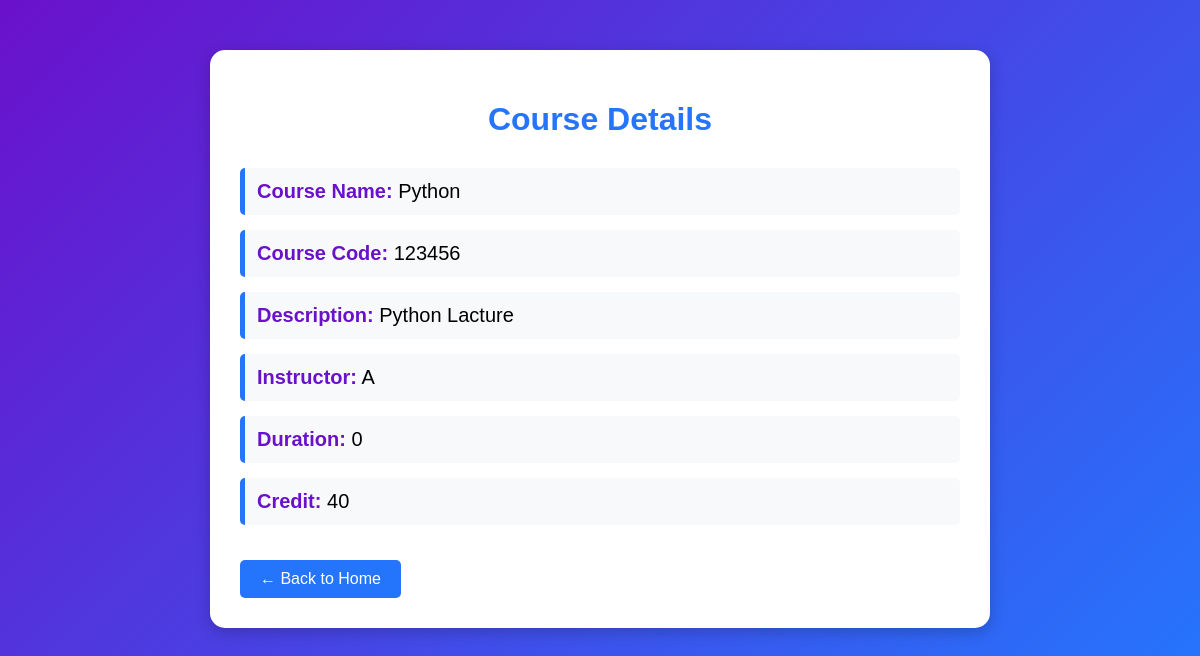
The page /course_details/1 on the database its author committed.
### course/models.py (models this page shows)
class Course(models.Model):
    course_code = models.CharField(max_length=20,unique=True)
    course_name = models.CharField(max_length=50)
    description = models.TextField(max_length=150)
    instructor = models.CharField(max_length=50)
    duration = models.IntegerField(help_text='duration in week')
    credit  = models.IntegerField()

### course/views.py (the view)
# urls.py: path('course_details/<int:id>',course_details),
def course_details(requests,id):
    courses = Course.objects.get(id=id)
    return render(requests,'course_details.html',{'courses':courses})

### course/templates/course_details.html (shortened to what this page needs)
<!DOCTYPE html>
<html lang="en">
<head>
</head>
<body>
    <div class="container">
        <h1>Course Details</h1>
        <div class="detail">
            <span class="label">Course Name:</span> {{ courses.course_name }}
        </div>
        <div class="detail">
            <span class="label">Course Code:</span> {{ courses.course_code }}
        </div>
        <div class="detail">
            <span class="label">Description:</span> {{ courses.description }}
        </div>
        <div class="detail">
            <span class="label">Instructor:</span> {{ courses.instructor }}
        </div>
        <div class="detail">
            <span class="label">Duration:</span> {{ courses.duration }}
        </div>
        <div class="detail">
            <span class="label">Credit:</span> {{ courses.credit }}
        </div>
        <a href="/" class="back-btn">← Back to Home</a>
    </div>
</body>
</html>

### course/templates/course_details.html (style rules this page uses)
body { font-family: Arial, sans-serif; background: linear-gradient(135deg, #6a11cb, #2575fc); margin: 0; padding: 0; }
.container { width: 60%; margin: 50px auto; background-color: #ffffff; padding: 30px; border-radius: 15px; box-shadow: 0 4px 15px rgba(0, 0, 0, 0.2); }
h1 { text-align: center; color: #2575fc; margin-bottom: 30px; }
.detail { font-size: 20px; margin: 15px 0; padding: 12px; border-left: 5px solid #2575fc; background-color: #f8f9fa; border-radius: 5px; }
.label { font-weight: bold; color: #6a11cb; }
.back-btn { display: inline-block; margin-top: 20px; padding: 10px 20px; background-color: #2575fc; color: white; text-decoration: none; border-radius: 5px; transition: 0.3s; }

### rows shown on the page
Course: course_name "Python", course_code "123456", description "Python Lacture", instructor "A", duration "0", credit "40"
